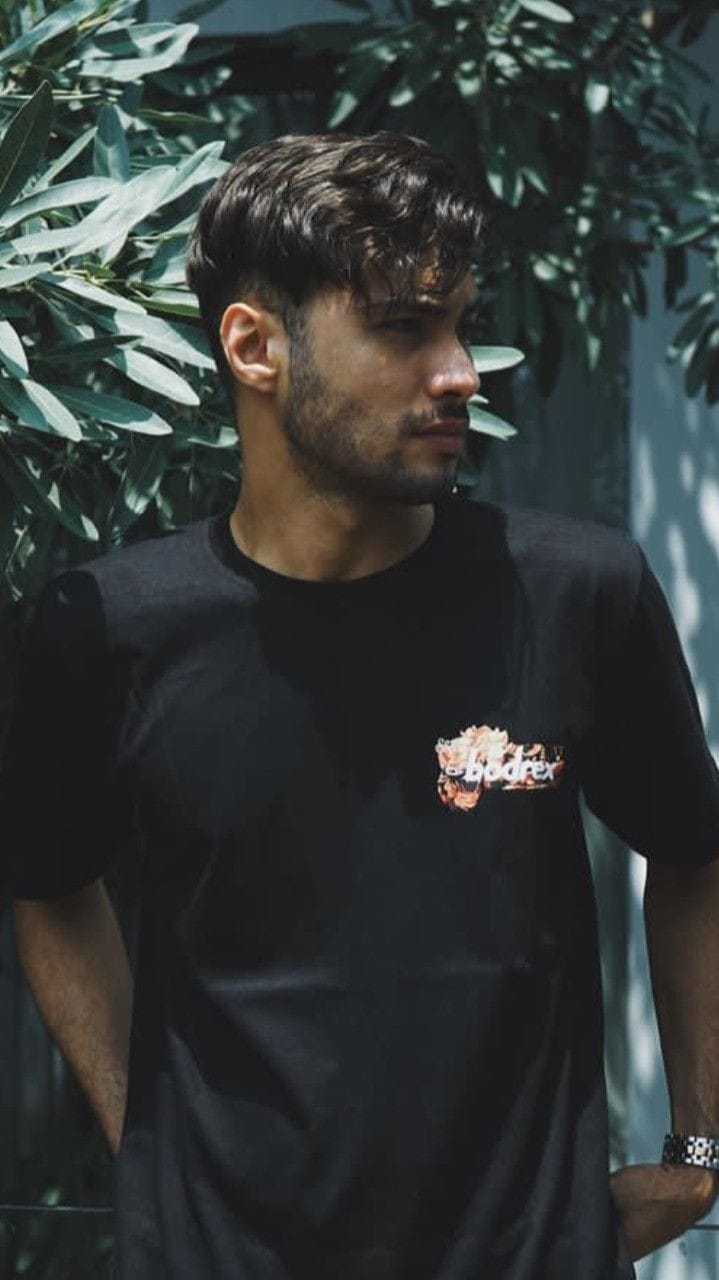
#> input picture refal.jpg, 719 x 1280 px
$ python chapter2.py
#> lines starting #> are read from the running program, lines starting #| are printed output that depends on the picture
from PIL import Image
from PIL import ImageFilter
image = Image.open('refal.jpg')
#> image is the input picture: PIL image 719x1280 RGB; mean R, G, B 51.6, 56.1, 55.3
image.save('result.jpg')
cropped_image = image.crop((10, 10, 200, 100))
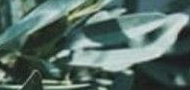
#> cropped_image: PIL image 190x90 RGB; mean R, G, B 88.3, 110.2, 103.8
cropped_image.save('cropped_result.jpg')
resized_image = cropped_image.resize((100, 100))
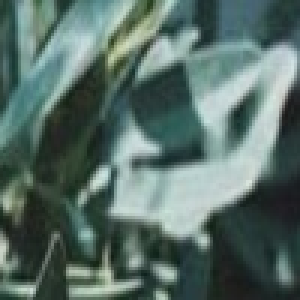
#> resized_image: PIL image 100x100 RGB (shown 3 times larger); mean R, G, B 88.3, 110.2, 103.8
resized_image.save('resized_result.jpg')
filtered_image = resized_image.filter(ImageFilter.BLUR)
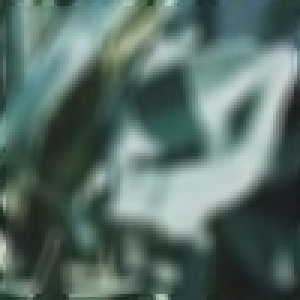
#> filtered_image: PIL image 100x100 RGB (shown 3 times larger); mean R, G, B 88.2, 110, 103.6
filtered_image.save('filtered_result.jpg')
